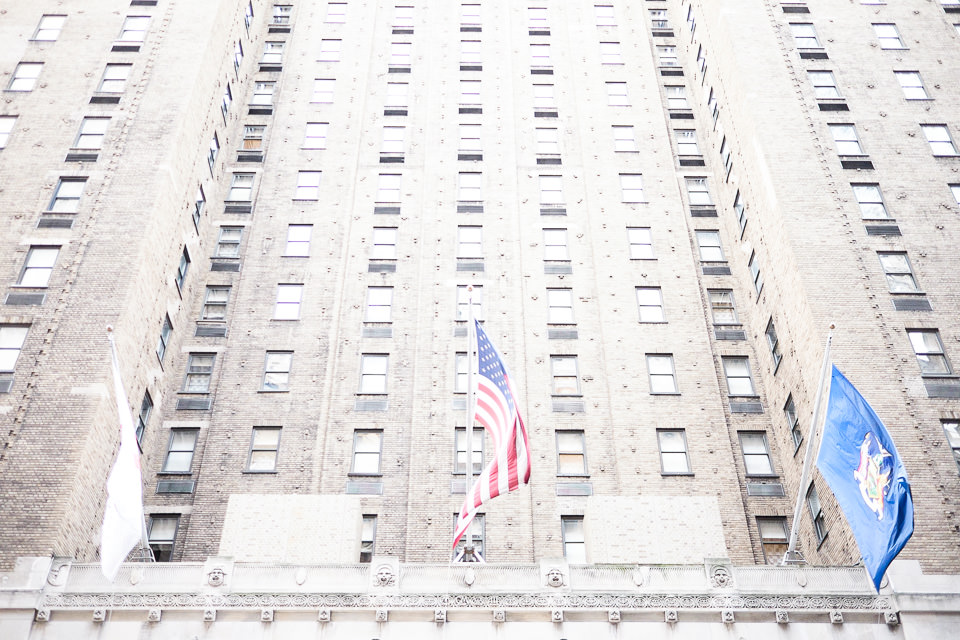
#> input picture Assignment2/eqalization/over.jpg, 960 x 640 px
$ python equalization.py
#> lines starting #> are read from the running program, lines starting #| are printed output that depends on the picture
import cv2
from matplotlib import pyplot as plt
import numpy as np

# read images
over = cv2.imread('over.jpg',0)
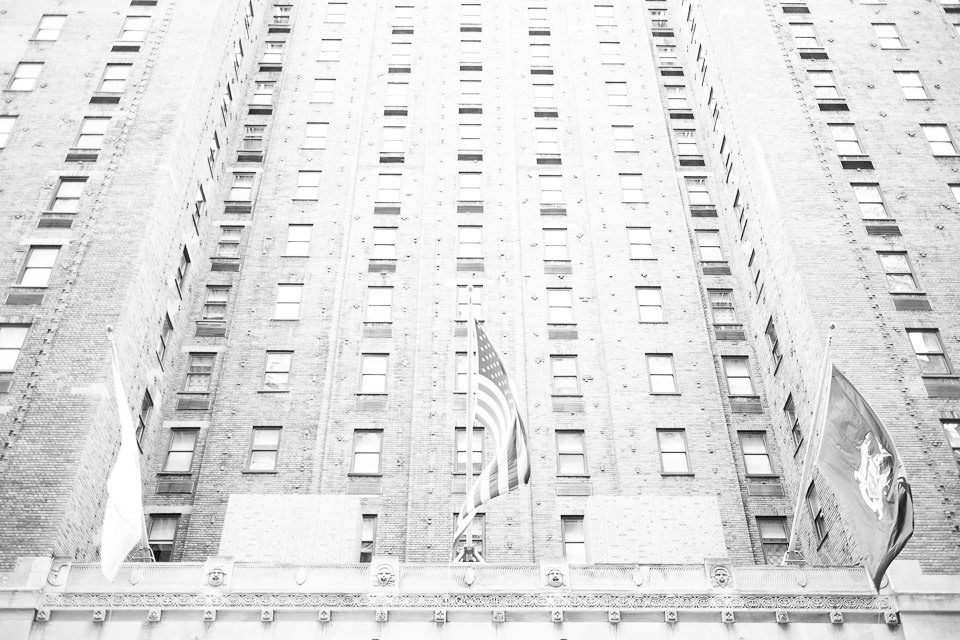
#> over: shape (640, 960); min 0, max 255, mean 222.7
under = cv2.imread('under.jpg',0)
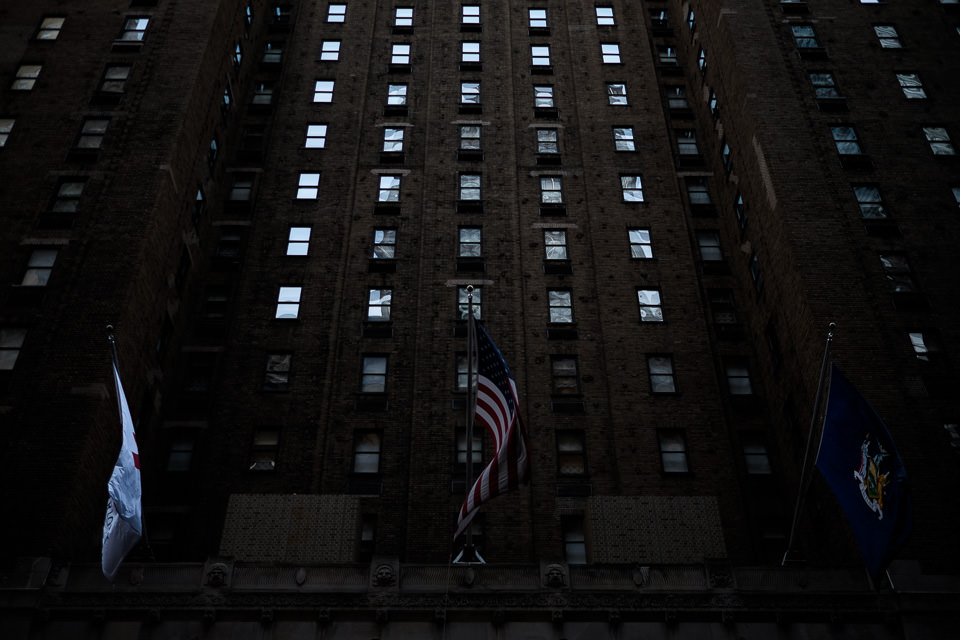
#> input picture Assignment2/eqalization/under.jpg, 960 x 640 px
#> under: shape (640, 960); min 0, max 251, mean 18.1

# if its color images then transform them to gray then equlizing them
# if input images is gray, then just equlizing them
if len(over.shape) >=3:
    grayOver = cv2.cvtColor(over, cv2.COLOR_BGR2GRAY)
    equ_over = cv2.equalizeHist(grayOver)
else:
    equ_over = cv2.equalizeHist(over)
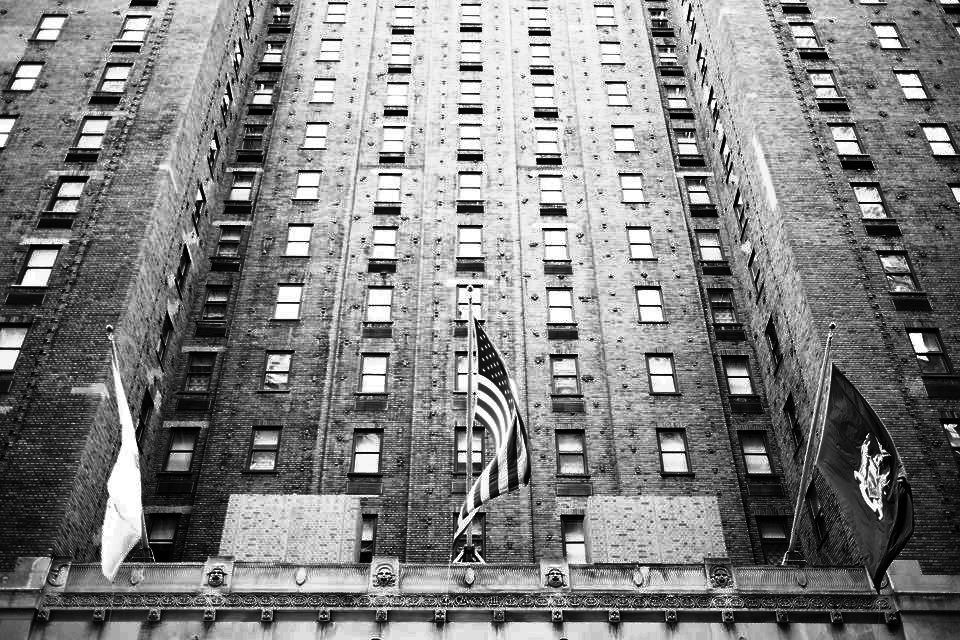
#> equ_over: shape (640, 960); min 0, max 255, mean 129.7

if len(under.shape) >=3:
    grayUnder = cv2.cvtColor(under, cv2.COLOR_BGR2GRAY)
    equ_under = cv2.equalizeHist(grayUnder)
else:
    equ_under = cv2.equalizeHist(under)
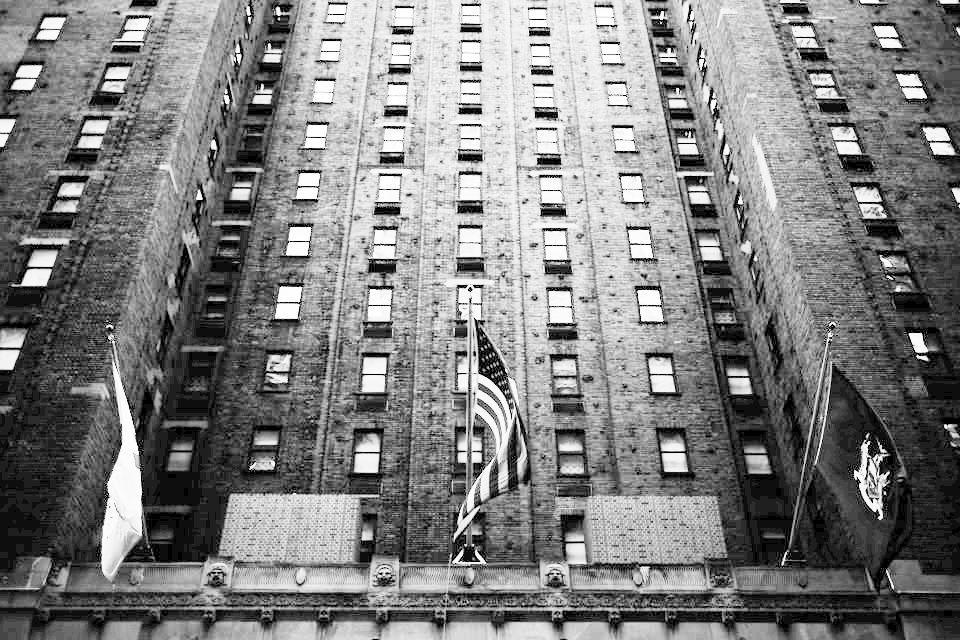
#> equ_under: shape (640, 960); min 0, max 255, mean 127.8

# save equalized images in local file
cv2.imwrite('equ_over.jpg',equ_over)
cv2.imwrite('equ_under.jpg',equ_under)

# calculate the histogram of four images
hist_over = cv2.calcHist([over],[0],None,[256],[0,256])
#> hist_over = 256 values, max 20907 at index 248, min 0 at index 1, mean 2400
hist_under = cv2.calcHist([under],[0],None,[256],[0,256])
#> hist_under = 256 values, max 39551 at index 2, min 0 at index 241, mean 2400
hist_equ_over = cv2.calcHist([equ_over],[0],None,[256],[0,256])
#> hist_equ_over = 256 values, max 20907 at index 214, min 0 at index 43, mean 2400
hist_equ_under = cv2.calcHist([equ_under],[0],None,[256],[0,256])
#> hist_equ_under = 256 values, max 39551 at index 31, min 0 at index 1, mean 2400

plt.plot(hist_over)         # blue line in histogram
plt.plot(hist_under)        # orange line in histogram
plt.plot(hist_equ_over)     # green line in histogram
plt.plot(hist_equ_under)    # red line in histogram
plt.show()
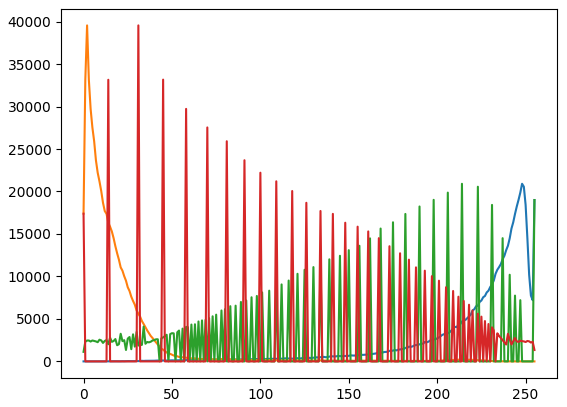
#> figure drawn by matplotlib, 1 panel; curve peaks at x = 248, y = 20907; curve peaks at x = 2, y = 39551; curve peaks at x = 214, y = 20907
